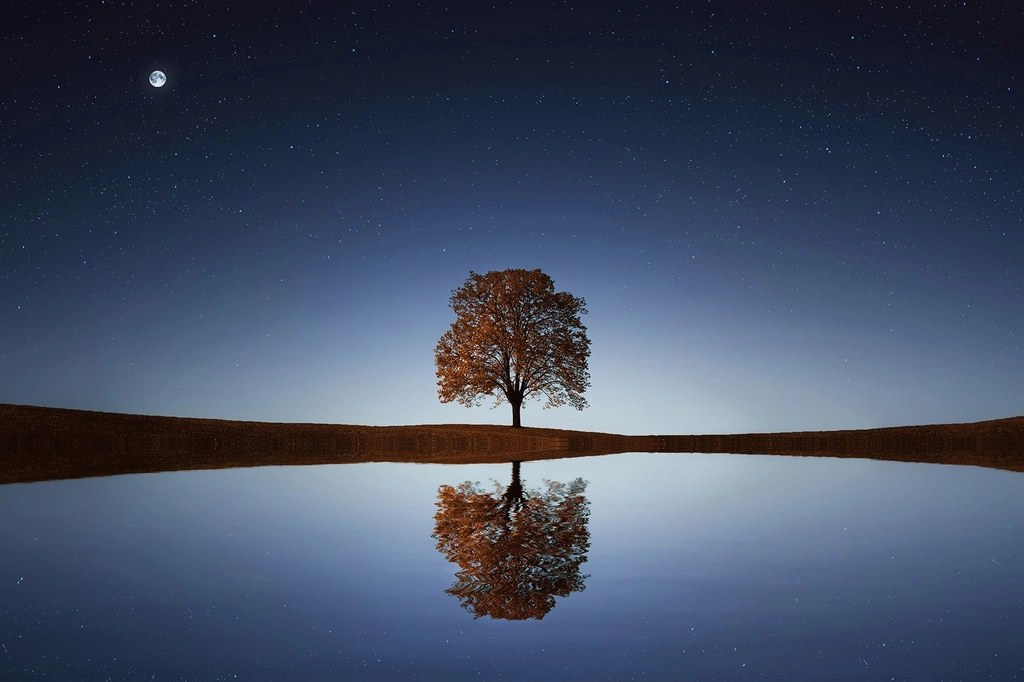
#> input picture branding/candidates/starry-sky-lake_4.jpg, 1024 x 682 px
$ python make_branding.py
#> lines starting #> are read from the running program, lines starting #| are printed output that depends on the picture; after the words box and inside, x2 and y2 are one past the last pixel; in counts of white or black regions, pixels touching at a corner belong together
"""Génère la bannière (2560x1440) et le filigrane (150x150) de la chaîne.

Source : branding/candidates/starry-sky-lake_4.jpg (CC0, rawpixel) — la même
image que la photo de profil, pour une identité cohérente.

Mise en page pensée pour tous les écrans :
- téléviseur : l'image entière (2560x1440) est remplie par la photo ;
- ordinateur : bande centrale 2560x423 ;
- mobile / tous appareils : zone centrale 1546x423, qui contient l'arbre
  au centre, le nom de la chaîne à gauche et l'accroche à droite.
Sortie : branding/final/
"""
from pathlib import Path

from PIL import Image, ImageDraw, ImageFilter, ImageFont

ROOT = Path(__file__).resolve().parent.parent
SRC = ROOT / "branding/candidates/starry-sky-lake_4.jpg"
OUT = ROOT / "branding/final"
OUT.mkdir(parents=True, exist_ok=True)
FONT_DIR = Path("/usr/share/fonts/opentype/inter")

W, H = 2560, 1440
SAFE_W, SAFE_H = 1546, 423
SX0, SY0 = (W - SAFE_W) // 2, (H - SAFE_H) // 2

src = Image.open(SRC).convert("RGB")
#> src is the input picture: PIL image 1024x682 RGB; mean R, G, B 65.4, 76.5, 98.7
sw, sh = src.size
# La photo a un vignettage sombre sur les côtés : on le retire avant de prolonger.
cut = round(sw * 0.08)
body = src.crop((cut, 0, sw - cut, sh))
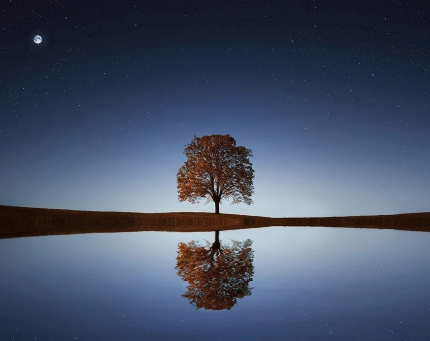
#> body: PIL image 860x682 RGB (shown at 1/2 size); mean R, G, B 69.3, 80.6, 103

# Photo agrandie à la hauteur de la bannière, centrée.
s = H / sh
ph = body.resize((round(body.width * s), H), Image.LANCZOS)
ph = ph.filter(ImageFilter.UnsharpMask(radius=2, percent=60, threshold=3))
px = (W - ph.width) // 2

# Bords gauche/droit : on prolonge la photo avec la couleur moyenne de sa
# colonne de bord (ciel et eau sont presque uniformes sur les côtés).
def edge_band(x0, x1, width):
    col = ph.crop((x0, 0, x1, H)).resize((1, H), Image.BOX)
    return col.resize((width, H), Image.BILINEAR)

# Fond : bandes de couleur prolongées sur chaque moitié, sous la photo aussi
# (le fondu de la photo laisse apparaître ce fond, jamais du noir).
banner = Image.new("RGB", (W, H))
#> banner: PIL image 2560x1440 RGB; every value is 0
banner.paste(edge_band(20, 80, W // 2), (0, 0))
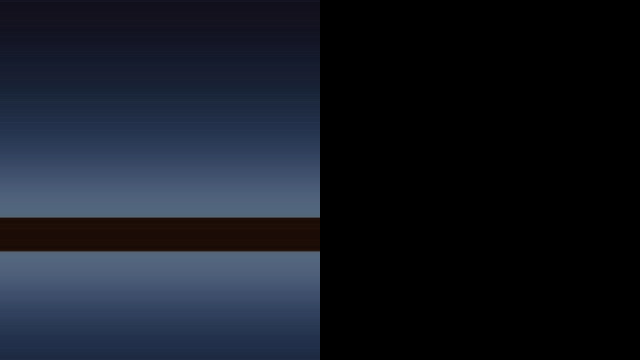
#> banner: PIL image 2560x1440 RGB (shown at 1/4 size); mean R, G, B 21.4, 26.3, 36.5
banner.paste(edge_band(ph.width - 80, ph.width - 20, W - W // 2), (W // 2, 0))
#> call 2 of edge_band, with x0 = 1736, x1 = 1796, width = 1280
#> in edge_band (call 2), `return col.resize((width, H), Image.BILINEAR)`:
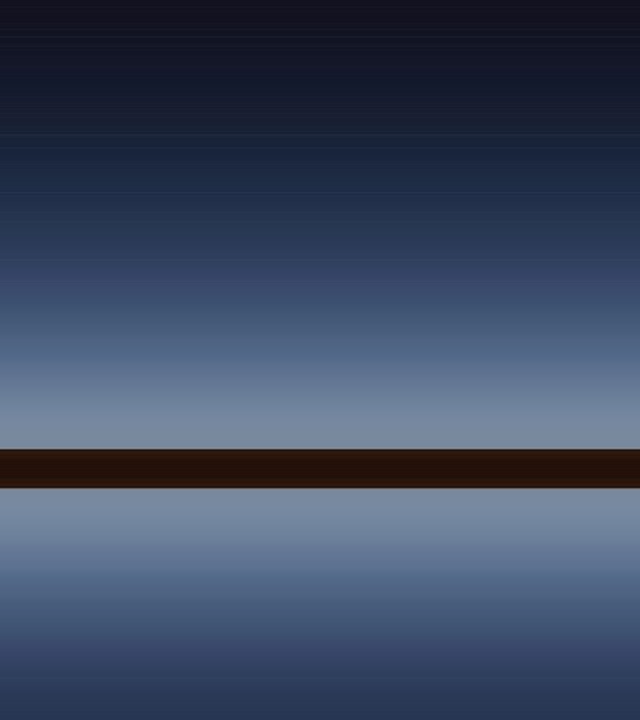
#> returned value: PIL image 1280x1440 RGB (shown at 1/2 size); mean R, G, B 58.9, 71.7, 96.1
banner = banner.filter(ImageFilter.GaussianBlur(4))
# fondu doux entre la photo et les bords prolongés
mask = Image.new("L", ph.size, 255)
#> mask: PIL image 1816x1440 L; every value is 255
md = ImageDraw.Draw(mask)
fade = 260
for x in range(fade):
    a = round(255 * (x / fade))
    md.line([(x, 0), (x, H)], fill=a)
    md.line([(ph.width - 1 - x, 0), (ph.width - 1 - x, H)], fill=a)
banner.paste(ph, (px, 0), mask)

# Léger voile sombre derrière le texte pour la lisibilité.
veil = Image.new("L", (W, H), 0)
#> veil: PIL image 2560x1440 L; every value is 0
vd = ImageDraw.Draw(veil)
vd.rectangle((SX0 - 40, SY0 - 10, SX0 + 640, SY0 + SAFE_H + 10), fill=90)
vd.rectangle((W - SX0 - 640, SY0 - 10, W - SX0 + 40, SY0 + SAFE_H + 10), fill=90)
veil = veil.filter(ImageFilter.GaussianBlur(70))
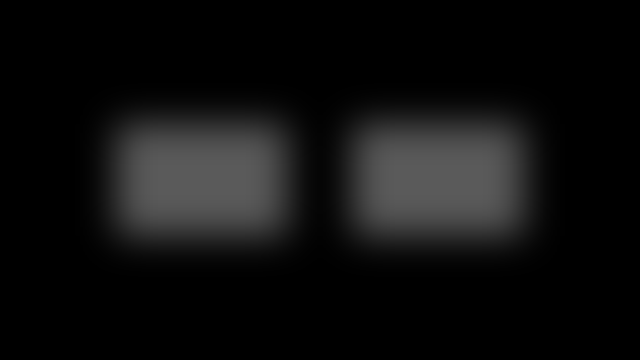
#> veil: PIL image 2560x1440 L (shown at 1/4 size); min 0, max 90, mean 14.8
banner = Image.composite(Image.new("RGB", (W, H), (5, 10, 25)), banner, veil)
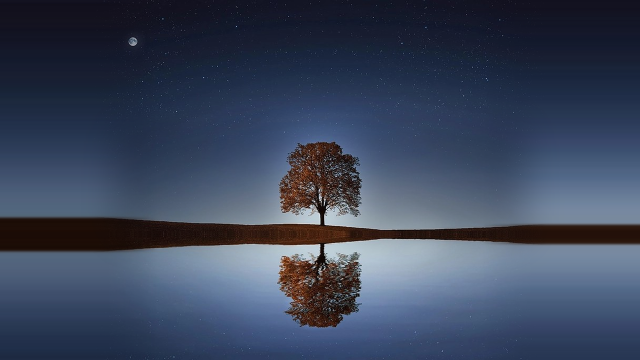
#> banner: PIL image 2560x1440 RGB (shown at 1/4 size); mean R, G, B 58.4, 69.1, 91.1

d = ImageDraw.Draw(banner)
title_font = ImageFont.truetype(str(FONT_DIR / "InterDisplay-Light.otf"), 100)
sub_font = ImageFont.truetype(str(FONT_DIR / "Inter-Light.otf"), 40)
tag_font = ImageFont.truetype(str(FONT_DIR / "Inter-Medium.otf"), 30)

# Gauche : nom de la chaîne sur deux lignes.
lx = SX0 + 30
d.text((lx, SY0 + 70), "Calm Haven", font=title_font, fill=(240, 244, 255))
d.text((lx, SY0 + 185), "Sounds", font=title_font, fill=(240, 244, 255))

# Droite : accroche, alignée à droite.
def rtext(y, text, font, fill):
#> called with y = 618, text = 'Long, calm soundscapes', fill = (210, 220, 240)
    w = d.textlength(text, font=font)
#> w = 465.5
    d.text((W - SX0 - 30 - w, y), text, font=font, fill=fill)

rtext(SY0 + 110, "Long, calm soundscapes", sub_font, (210, 220, 240))
rtext(SY0 + 162, "for deep sleep", sub_font, (210, 220, 240))
rtext(SY0 + 250, "RAIN · FIREPLACE · OCEAN · NATURE", tag_font, (160, 185, 225))

banner.save(OUT / "banner.jpg", quality=92, optimize=True)

# Filigrane 150x150 : l'arbre en médaillon rond, fond transparent.
side = min(sw, sh)
crop = src.crop(((sw - side) // 2, (sh - side) // 2, (sw + side) // 2, (sh + side) // 2))
crop = crop.resize((600, 600), Image.LANCZOS)
#> crop: PIL image 600x600 RGB
circle = Image.new("L", (600, 600), 0)
#> circle: PIL image 600x600 L; every value is 0
ImageDraw.Draw(circle).ellipse((0, 0, 599, 599), fill=255)
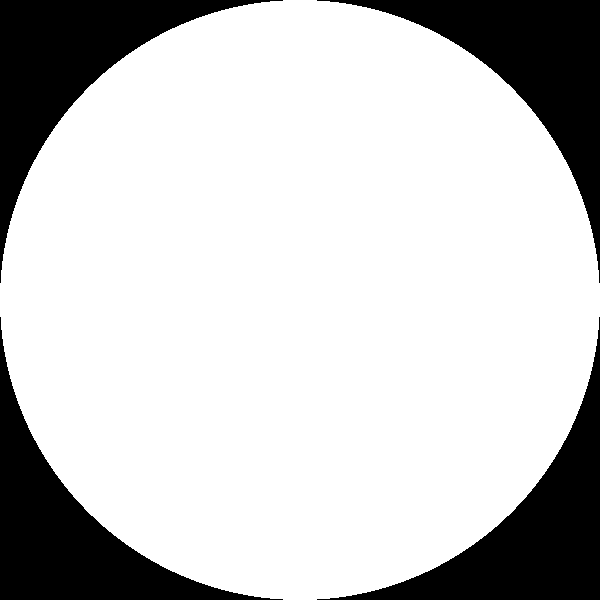
#> circle: PIL image 600x600 L; 78.5% white; 4 black regions, box (x1, y1, x2, y2) and area: (0, 0, 283, 283) 19332, (317, 0, 600, 283) 19332, (0, 317, 283, 600) 19332, (317, 317, 600, 600) 19332
wm = Image.new("RGBA", (600, 600), (0, 0, 0, 0))
#> wm: PIL image 600x600 RGBA; every value is 0
wm.paste(crop, (0, 0), circle)
ImageDraw.Draw(wm).ellipse((4, 4, 595, 595), outline=(255, 255, 255, 230), width=10)
wm.resize((150, 150), Image.LANCZOS).save(OUT / "watermark.png")
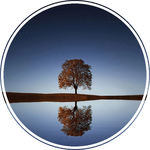
#> saved as watermark.png: PIL image 150x150 RGBA; mean R, G, B, A 74.6, 83, 99.6, 199.1; transparent parts drawn white

print("OK", OUT)

$ run again, with branding/candidates/starry-sky-lake_0.jpg copied over branding/candidates/starry-sky-lake_4.jpg
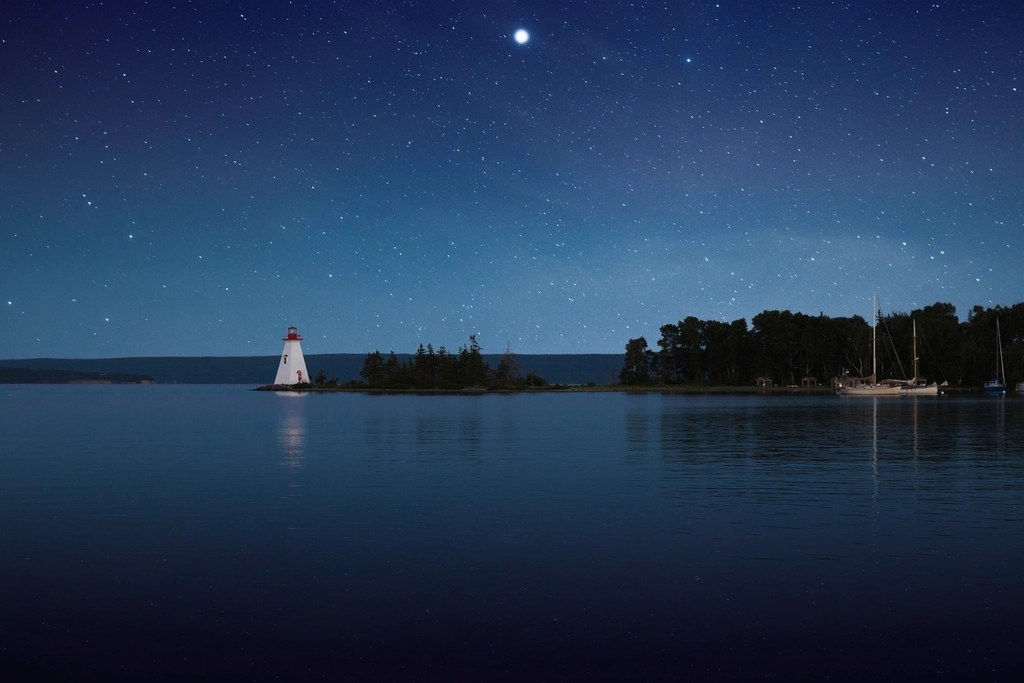
#> input picture branding/candidates/starry-sky-lake_0.jpg, 1024 x 683 px
#> src is the input picture: PIL image 1024x683 RGB; mean R, G, B 34.9, 56.1, 85.8
#> mask: PIL image 1813x1440 L; every value is 255
#> `banner = Image.composite(Image.new("RGB", (W, H), (5, 10, 25)), banner..`:
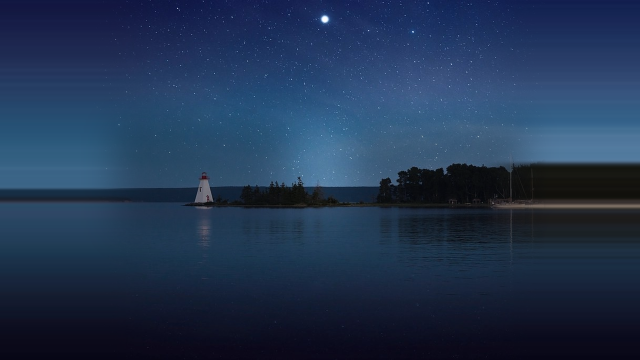
#> banner: PIL image 2560x1440 RGB (shown at 1/4 size); mean R, G, B 32.4, 51.8, 80.6
#> w = 465.5
#> `wm.resize((150, 150), Image.LANCZOS).save(OUT / "watermark.png")`:
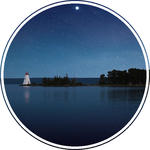
#> saved as watermark.png: PIL image 150x150 RGBA; mean R, G, B, A 42.5, 62.2, 85.5, 199.1; transparent parts drawn white

$ run again, with branding/candidates/starry-sky-lake_1.jpg copied over branding/candidates/starry-sky-lake_4.jpg
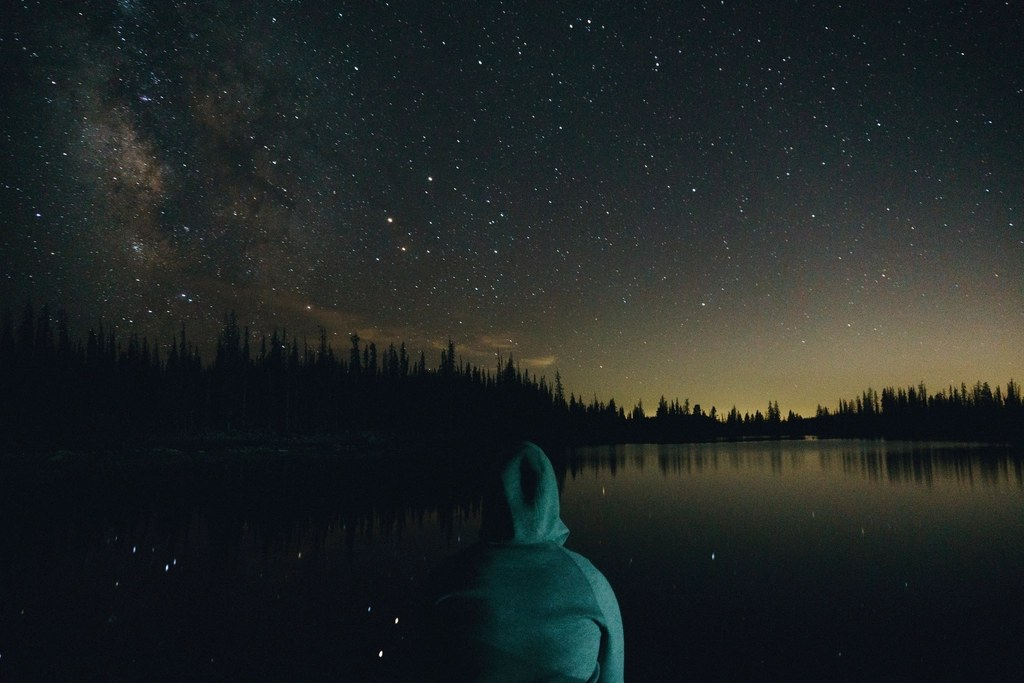
#> input picture branding/candidates/starry-sky-lake_1.jpg, 1024 x 683 px
#> src is the input picture: PIL image 1024x683 RGB; mean R, G, B 32.4, 37.8, 37
#> mask: PIL image 1813x1440 L; every value is 255
#> `banner = Image.composite(Image.new("RGB", (W, H), (5, 10, 25)), banner..`:
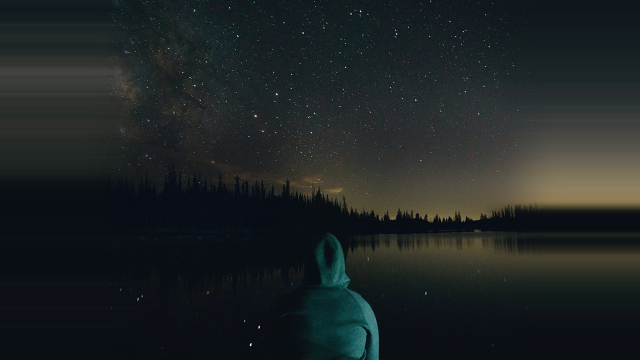
#> banner: PIL image 2560x1440 RGB (shown at 1/4 size); mean R, G, B 30.4, 35.9, 36.3
#> w = 465.5
#> `wm.resize((150, 150), Image.LANCZOS).save(OUT / "watermark.png")`:
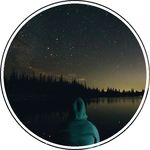
#> saved as watermark.png: PIL image 150x150 RGBA; mean R, G, B, A 39.3, 43.8, 42, 199.1; transparent parts drawn white
